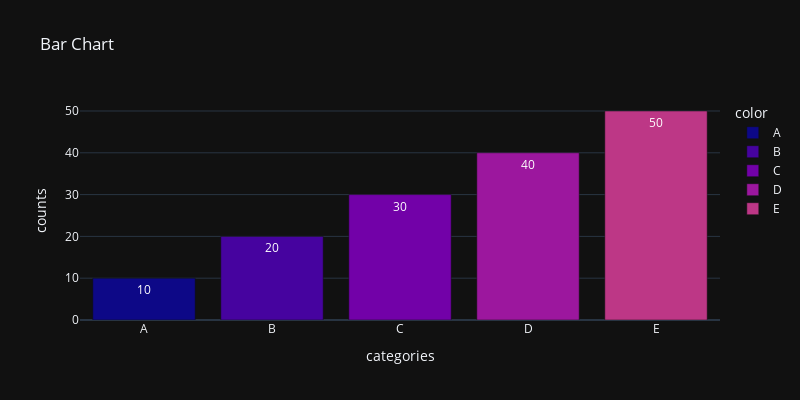

Source (notebook cell):
### Code cell
labels =['A',"B","C",'D','E']
counts =[10,20,30,40,50]
px.bar(x=labels, y=counts, title='Bar Chart',labels ={"x":'categories','y':'counts'},
width =800, height =400, template='plotly_dark', color=labels, text= counts, color_discrete_sequence=px.colors.sequential.Plasma)

### Figure 1 — Plotly figure (JSON) as saved in the notebook; plotly's stock layout.template omitted (floating-point values rounded to 4 significant figures)
{"data": [{"alignmentgroup": "True", "hovertemplate": "color=A<br>categories=%{x}<br>counts=%{y}<br>text=%{text}<extra></extra>", "legendgroup": "A", "marker": {"color": "#0d0887", "pattern": {"shape": ""}}, "name": "A", "offsetgroup": "A", "orientation": "v", "showlegend": true, "text": [10], "textposition": "auto", "type": "bar", "x": ["A"], "xaxis": "x", "y": [10], "yaxis": "y"}, {"alignmentgroup": "True", "hovertemplate": "color=B<br>categories=%{x}<br>counts=%{y}<br>text=%{text}<extra></extra>", "legendgroup": "B", "marker": {"color": "#46039f", "pattern": {"shape": ""}}, "name": "B", "offsetgroup": "B", "orientation": "v", "showlegend": true, "text": [20], "textposition": "auto", "type": "bar", "x": ["B"], "xaxis": "x", "y": [20], "yaxis": "y"}, {"alignmentgroup": "True", "hovertemplate": "color=C<br>categories=%{x}<br>counts=%{y}<br>text=%{text}<extra></extra>", "legendgroup": "C", "marker": {"color": "#7201a8", "pattern": {"shape": ""}}, "name": "C", "offsetgroup": "C", "orientation": "v", "showlegend": true, "text": [30], "textposition": "auto", "type": "bar", "x": ["C"], "xaxis": "x", "y": [30], "yaxis": "y"}, {"alignmentgroup": "True", "hovertemplate": "color=D<br>categories=%{x}<br>counts=%{y}<br>text=%{text}<extra></extra>", "legendgroup": "D", "marker": {"color": "#9c179e", "pattern": {"shape": ""}}, "name": "D", "offsetgroup": "D", "orientation": "v", "showlegend": true, "text": [40], "textposition": "auto", "type": "bar", "x": ["D"], "xaxis": "x", "y": [40], "yaxis": "y"}, {"alignmentgroup": "True", "hovertemplate": "color=E<br>categories=%{x}<br>counts=%{y}<br>text=%{text}<extra></extra>", "legendgroup": "E", "marker": {"color": "#bd3786", "pattern": {"shape": ""}}, "name": "E", "offsetgroup": "E", "orientation": "v", "showlegend": true, "text": [50], "textposition": "auto", "type": "bar", "x": ["E"], "xaxis": "x", "y": [50], "yaxis": "y"}], "layout": {"barmode": "relative", "height": 400, "legend": {"title": {"text": "color"}, "tracegroupgap": 0}, "title": {"text": "Bar Chart"}, "width": 800, "xaxis": {"anchor": "y", "domain": [0, 1], "title": {"text": "categories"}}, "yaxis": {"anchor": "x", "domain": [0, 1], "title": {"text": "counts"}}}}
